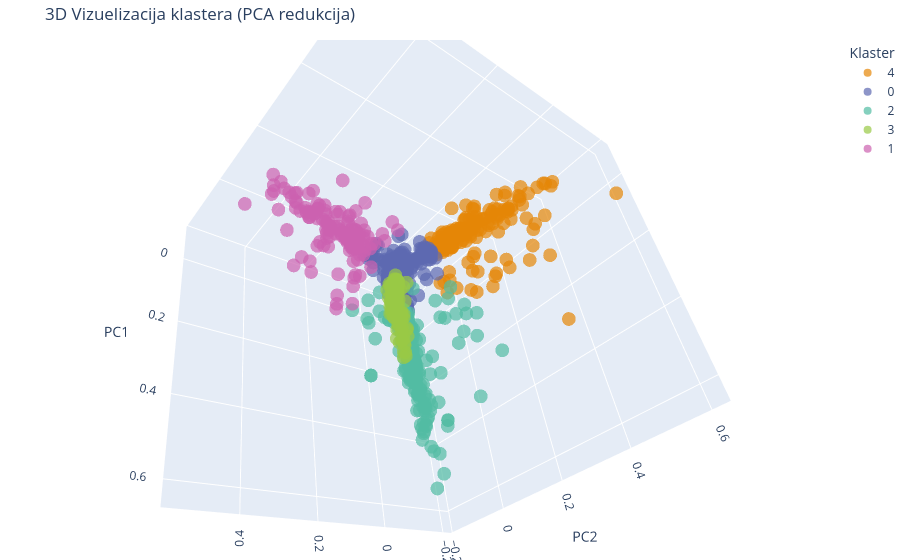

Source (notebook cell):
### Code cell
import plotly.express as px
from sklearn.decomposition import PCA

pca_3d = PCA(n_components=3)
X_3d = pca_3d.fit_transform(X)

df_3d = pd.DataFrame(X_3d, columns=['PC1', 'PC2', 'PC3'])
df_3d['Klaster'] = km.labels_.astype(str) 
df_3d['Text_Snippet'] = df['Text'].str[:50] 

fig = px.scatter_3d(
    df_3d, x='PC1', y='PC2', z='PC3',
    color='Klaster',
    title='3D Vizuelizacija klastera (PCA redukcija)',
    hover_data=['Text_Snippet'],
    opacity=0.7,
    color_discrete_sequence=px.colors.qualitative.Vivid
)

fig.update_layout(margin=dict(l=0, r=0, b=0, t=40))
fig.show()

### Figure 1 — Plotly figure (JSON) as saved in the notebook; plotly's stock layout.template omitted (floating-point values rounded to 4 significant figures; data arrays with more than 128 entries replaced by an {"elided": "..."} marker saying what was removed)
{"data": [{"customdata": {"elided": "175x1 str values"}, "hovertemplate": "Klaster=4<br>PC1=%{x}<br>PC2=%{y}<br>PC3=%{z}<br>Text_Snippet=%{customdata[0]}<extra></extra>", "legendgroup": "4", "marker": {"color": "rgb(229, 134, 6)", "opacity": 0.7, "symbol": "circle"}, "mode": "markers", "name": "4", "scene": "scene", "showlegend": true, "type": "scatter3d", "x": {"elided": "175 float values"}, "y": {"elided": "175 float values"}, "z": {"elided": "175 float values"}}, {"customdata": {"elided": "1224x1 str values"}, "hovertemplate": "Klaster=0<br>PC1=%{x}<br>PC2=%{y}<br>PC3=%{z}<br>Text_Snippet=%{customdata[0]}<extra></extra>", "legendgroup": "0", "marker": {"color": "rgb(93, 105, 177)", "opacity": 0.7, "symbol": "circle"}, "mode": "markers", "name": "0", "scene": "scene", "showlegend": true, "type": "scatter3d", "x": {"elided": "1224 float values"}, "y": {"elided": "1224 float values"}, "z": {"elided": "1224 float values"}}, {"customdata": {"elided": "265x1 str values"}, "hovertemplate": "Klaster=2<br>PC1=%{x}<br>PC2=%{y}<br>PC3=%{z}<br>Text_Snippet=%{customdata[0]}<extra></extra>", "legendgroup": "2", "marker": {"color": "rgb(82, 188, 163)", "opacity": 0.7, "symbol": "circle"}, "mode": "markers", "name": "2", "scene": "scene", "showlegend": true, "type": "scatter3d", "x": {"elided": "265 float values"}, "y": {"elided": "265 float values"}, "z": {"elided": "265 float values"}}, {"customdata": {"elided": "198x1 str values"}, "hovertemplate": "Klaster=3<br>PC1=%{x}<br>PC2=%{y}<br>PC3=%{z}<br>Text_Snippet=%{customdata[0]}<extra></extra>", "legendgroup": "3", "marker": {"color": "rgb(153, 201, 69)", "opacity": 0.7, "symbol": "circle"}, "mode": "markers", "name": "3", "scene": "scene", "showlegend": true, "type": "scatter3d", "x": {"elided": "198 float values"}, "y": {"elided": "198 float values"}, "z": {"elided": "198 float values"}}, {"customdata": {"elided": "138x1 str values"}, "hovertemplate": "Klaster=1<br>PC1=%{x}<br>PC2=%{y}<br>PC3=%{z}<br>Text_Snippet=%{customdata[0]}<extra></extra>", "legendgroup": "1", "marker": {"color": "rgb(204, 97, 176)", "opacity": 0.7, "symbol": "circle"}, "mode": "markers", "name": "1", "scene": "scene", "showlegend": true, "type": "scatter3d", "x": {"elided": "138 float values"}, "y": {"elided": "138 float values"}, "z": {"elided": "138 float values"}}], "layout": {"autosize": true, "legend": {"title": {"text": "Klaster"}, "tracegroupgap": 0}, "margin": {"b": 0, "l": 0, "r": 0, "t": 40}, "scene": {"aspectmode": "auto", "aspectratio": {"x": 0.9578, "y": 1.049, "z": 0.995}, "camera": {"center": {"x": 0, "y": 0, "z": 0}, "eye": {"x": 1.063, "y": 1.063, "z": 1.063}, "projection": {"type": "perspective"}, "up": {"x": -0.3232, "y": 0.7619, "z": 0.5613}}, "domain": {"x": [0, 1], "y": [0, 1]}, "xaxis": {"title": {"text": "PC1"}, "type": "linear"}, "yaxis": {"title": {"text": "PC2"}, "type": "linear"}, "zaxis": {"title": {"text": "PC3"}, "type": "linear"}}, "title": {"text": "3D Vizuelizacija klastera (PCA redukcija)"}}}
